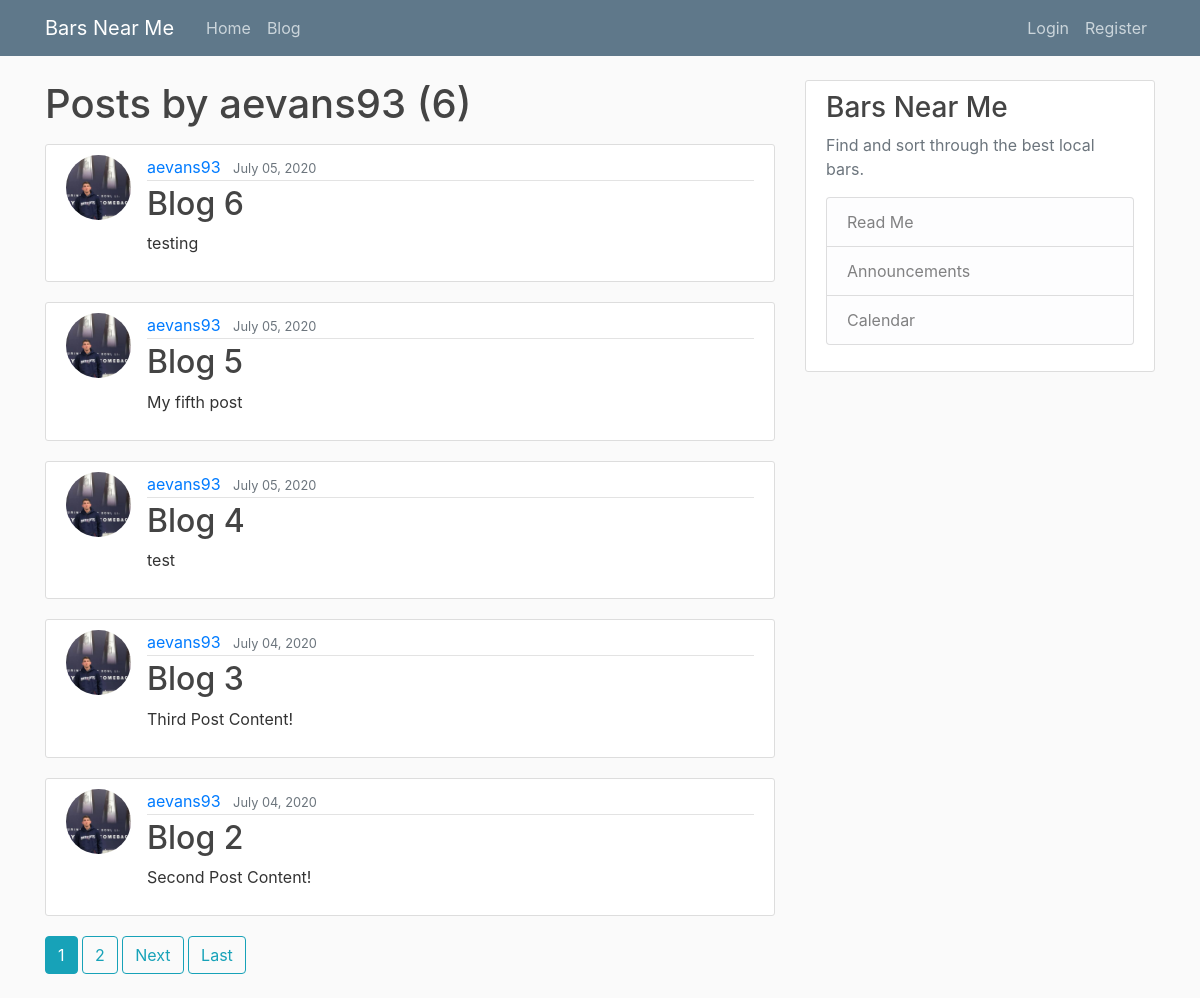
The app's page /user/aevans93, older data.
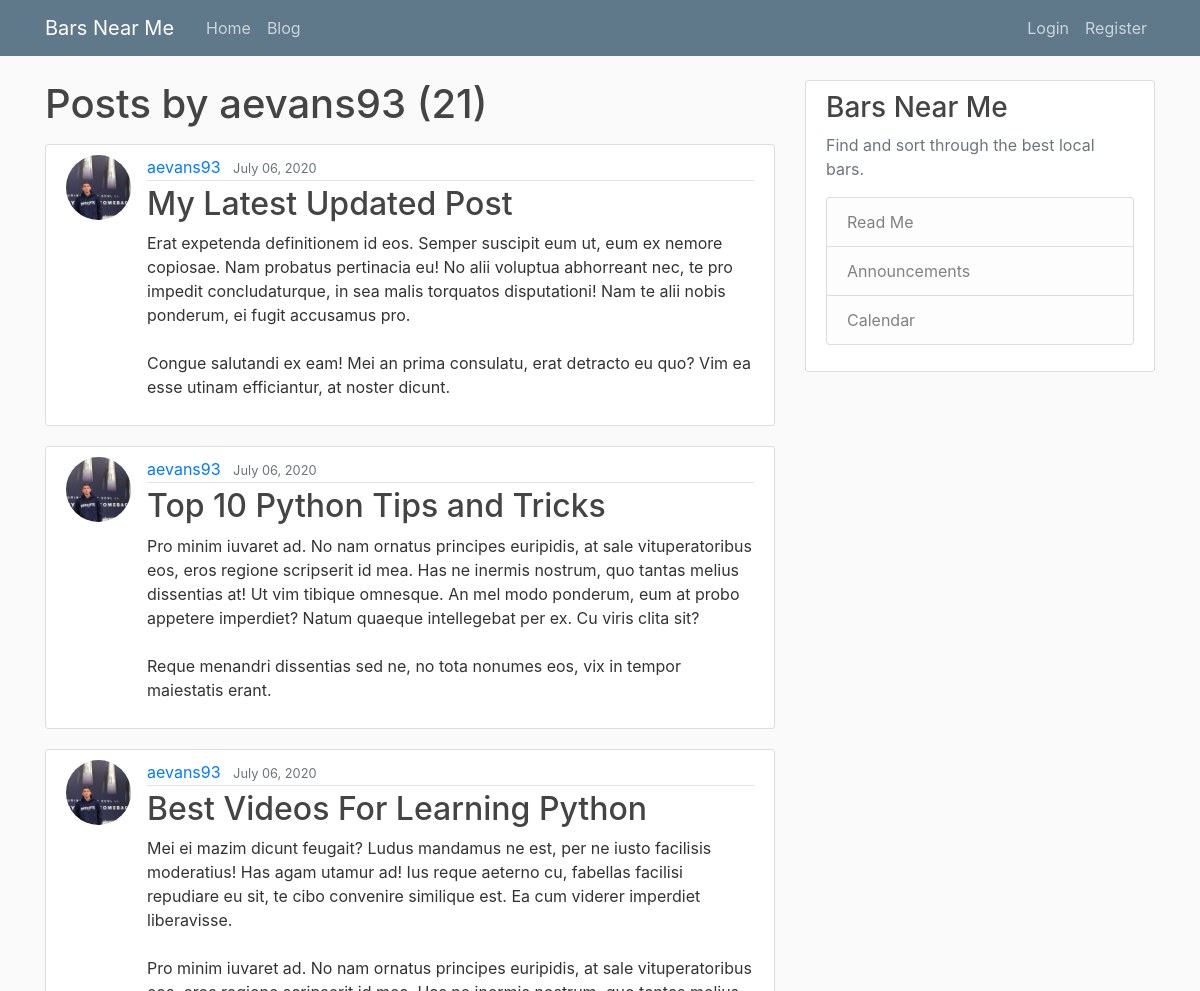
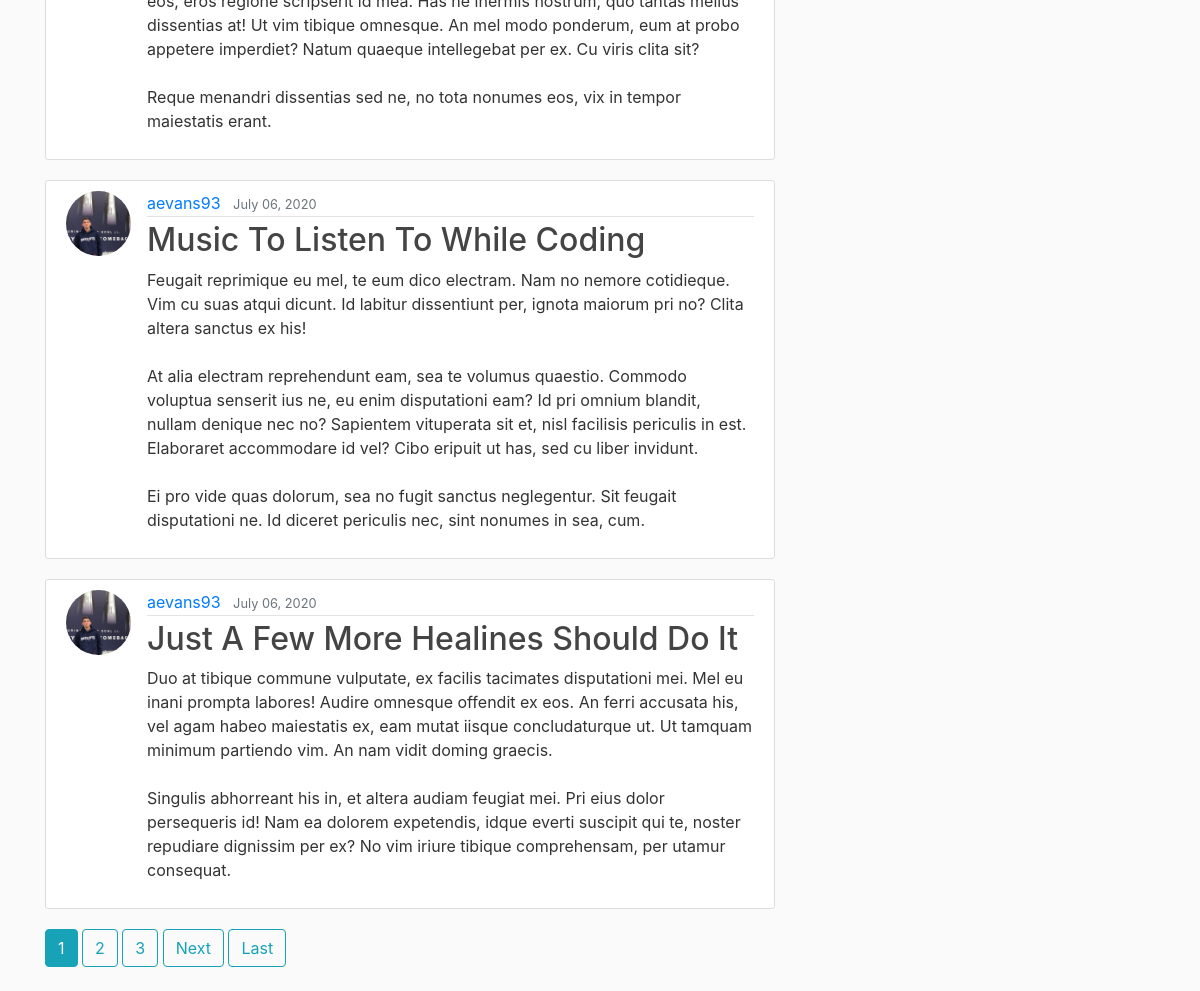
The same page, newer data (2 pictures, top to bottom).
### blog/models.py (models this page shows, shortened)
class Post(models.Model):
    title = models.CharField(max_length=100)
    content = models.TextField()
    date_posted = models.DateTimeField(default=timezone.now)
    author = models.ForeignKey(User, on_delete=models.CASCADE)

### users/models.py (models this page shows, shortened)
class Account(models.Model):
    user = models.OneToOneField(User, on_delete=models.CASCADE) # Add: on_delete=models.CASCADE as a second argument for handline deleting accounts but not the user
    image = models.ImageField(default='default.jpg', upload_to='account_pics')

### blog/views.py (the view)
# urls.py: path('user/<str:username>', UserPostListView.as_view(), name="user-posts"),
class UserPostListView(ListView):
    model = Post
    template_name = 'blog/user_posts.html' # <app>/<model>_<viewtype>.html
    context_object_name = 'posts'
    paginate_by = 5
    def get_queryset(self):
        user = get_object_or_404(User, username=self.kwargs.get('username')) # Capture the user into user variable if they exist
        return Post.objects.filter(author=user).order_by('-date_posted') # Order by date posted reverse

### blog/templates/blog/user_posts.html (shortened to what this page needs)
{% extends "blog/base.html" %}
{% block content %}
    <h1 class="mb-3">Posts by {{ view.kwargs.username }} ({{ page_obj.paginator.count }})</h1>
    {% for post in posts %}
        <article class="media content-section">
            <img class="rounded-circle article-img"src="{{ post.author.account.image.url }}" alt="">
            <div class="media-body">
            <div class="article-metadata">
                <a class="mr-2" href="{% url 'user-posts' post.author.username %}">{{ post.author.username }}</a>
                <small class="text-muted">{{ post.date_posted|date:"F d, Y" }}</small>
            </div>
            <h2><a class="article-title" href="{% url 'post-detail' post.id %}">{{ post.title }}</a></h2>
            <p class="article-content">{{ post.content }}</p>
            </div>
        </article>
    {% endfor %}
    {% if is_paginated %}
        {% for num in page_obj.paginator.page_range %}
            {% if page_obj.number == num %}
                <a class="btn btn-info mb-4" href="?page={{ num }}">{{ num }}</a>
            {% elif num > page_obj.number|add:'-3' and num < page_obj.number|add:'+3' %}
                <a class="btn btn-outline-info mb-4" href="?page={{ num }}">{{ num }}</a>
            {% endif %}
        {% endfor %}
        {% if page_obj.has_next %}
            <a class="btn btn-outline-info mb-4" href="?page={{ page_obj.next_page_number }}">Next</a>
            <a class="btn btn-outline-info mb-4" href="?page={{ page_obj.paginator.num_pages }}">Last</a>
        {% endif %}
    {% endif %}
{% endblock content %}

Row changes from the older to the newer data that the page shows:
no longer on this page (row unchanged): Post: author.account.image (picture), author.username "aevans93", date_posted "July 05, 2020", title "Blog 6", content "testing"
no longer on this page (row unchanged): Post: author.account.image (picture), author.username "aevans93", date_posted "July 05, 2020", title "Blog 5", content "My fifth post"
no longer on this page (row unchanged): Post: author.account.image (picture), author.username "aevans93", date_posted "July 05, 2020", title "Blog 4", content "test"
no longer on this page (row unchanged): Post: author.account.image (picture), author.username "aevans93", date_posted "July 04, 2020", title "Blog 3", content "Third Post Content!"
no longer on this page (row unchanged): Post: author.account.image (picture), author.username "aevans93", date_posted "July 04, 2020", title "Blog 2", content "Second Post Content!"
added Post: author.account.image (picture), author.username "aevans93", date_posted "July 06, 2020", title "My Latest Updated Post", content "Erat expetenda definitionem id eos. Semper suscipit eum ut, eum ex nemore copiosae. Nam probatus pertinacia eu! No alii voluptua abhorreant nec, te pro impedit concludaturque, in sea malis torquatos disputationi! Nam te alii nobis ponderum, ei fugit accusamus pro. Congue salutandi ex eam! Mei an prima consulatu, erat detracto eu quo? Vim ea esse utinam efficiantur, at noster dicunt."
added Post: author.account.image (picture), author.username "aevans93", date_posted "July 06, 2020", title "Top 10 Python Tips and Tricks", content "Pro minim iuvaret ad. No nam ornatus principes euripidis, at sale vituperatoribus eos, eros regione scripserit id mea. Has ne inermis nostrum, quo tantas melius dissentias at! Ut vim tibique omnesque. An mel modo ponderum, eum at probo appetere imperdiet? Natum quaeque intellegebat per ex. Cu viris clita sit? Reque menandri dissentias sed ne, no tota nonumes eos, vix in tempor maiestatis erant."
added Post: author.account.image (picture), author.username "aevans93", date_posted "July 06, 2020", title "Best Videos For Learning Python", content "Mei ei mazim dicunt feugait? Ludus mandamus ne est, per ne iusto facilisis moderatius! Has agam utamur ad! Ius reque aeterno cu, fabellas facilisi repudiare eu sit, te cibo convenire similique est. Ea cum viderer imperdiet liberavisse. Pro minim iuvaret ad. No nam ornatus principes euripidis, at sale vituperatoribus eos, eros regione scripserit id mea. Has ne inermis nostrum, quo tantas melius dissentias at! Ut vim tibique omnesque. An mel modo ponderum, eum at probo appetere imperdiet? Natum quaeque intellegebat per ex. Cu viris clita sit? Reque menandri dissentias sed ne, no tota nonumes eos, vix in tempor maiestatis erant."
added Post: author.account.image (picture), author.username "aevans93", date_posted "July 06, 2020", title "Music To Listen To While Coding", content "Feugait reprimique eu mel, te eum dico electram. Nam no nemore cotidieque. Vim cu suas atqui dicunt. Id labitur dissentiunt per, ignota maiorum pri no? Clita altera sanctus ex his! At alia electram reprehendunt eam, sea te volumus quaestio. Commodo voluptua senserit ius ne, eu enim disputationi eam? Id pri omnium blandit, nullam denique nec no? Sapientem vituperata sit et, nisl facilisis periculis in est. Elaboraret accommodare id vel? Cibo eripuit ut has, sed cu liber invidunt. Ei pro vide quas dolorum, sea no fugit sanctus neglegentur. Sit feugait disputationi ne. Id diceret periculis nec, sint nonumes in sea, cum."
added Post: author.account.image (picture), author.username "aevans93", date_posted "July 06, 2020", title "Just A Few More Healines Should Do It", content "Duo at tibique commune vulputate, ex facilis tacimates disputationi mei. Mel eu inani prompta labores! Audire omnesque offendit ex eos. An ferri accusata his, vel agam habeo maiestatis ex, eam mutat iisque concludaturque ut. Ut tamquam minimum partiendo vim. An nam vidit doming graecis. Singulis abhorreant his in, et altera audiam feugiat mei. Pri eius dolor persequeris id! Nam ea dolorem expetendis, idque everti suscipit qui te, noster repudiare dignissim per ex? No vim iriure tibique comprehensam, per utamur consequat."
Text that changed along with them:
{{ page_obj.paginator.count }}: "6" → "21"
new list line: "3"
